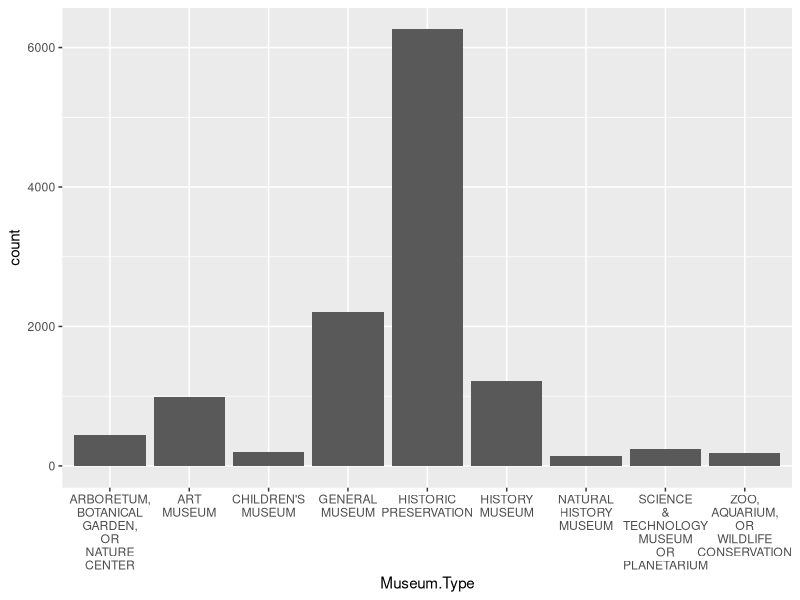
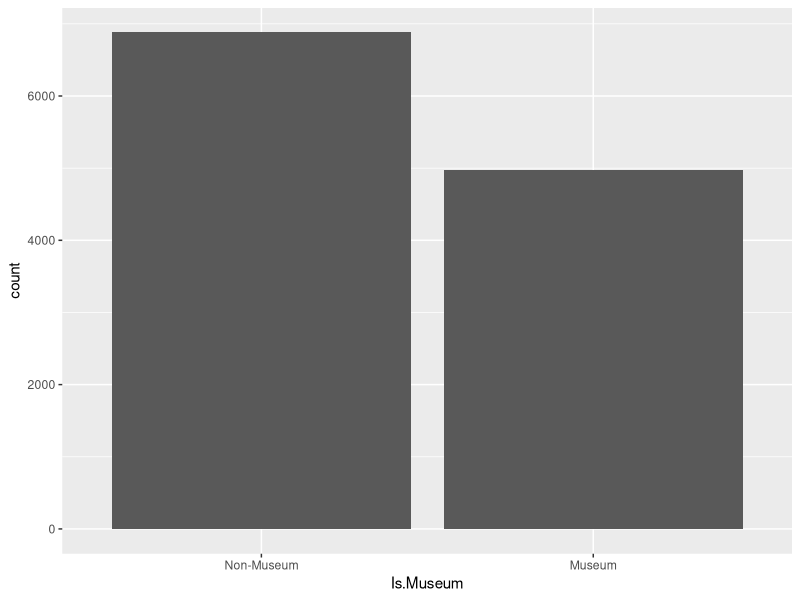
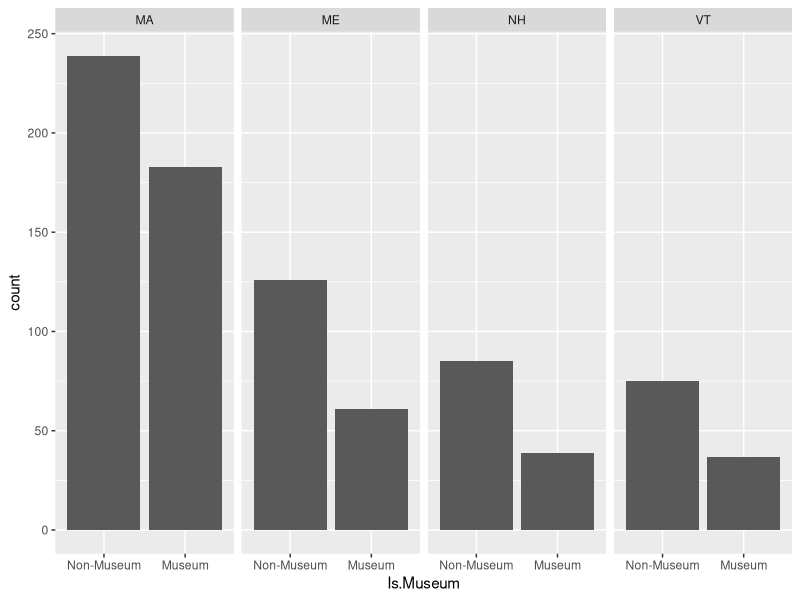
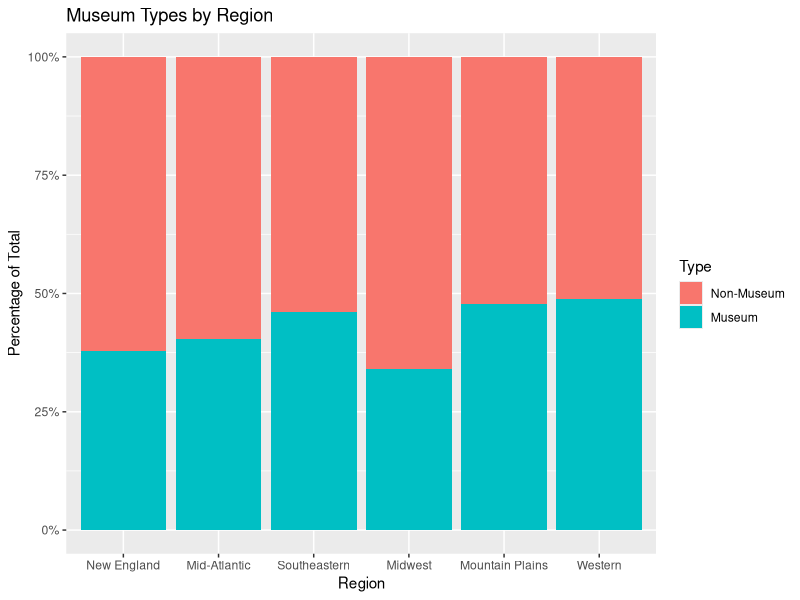
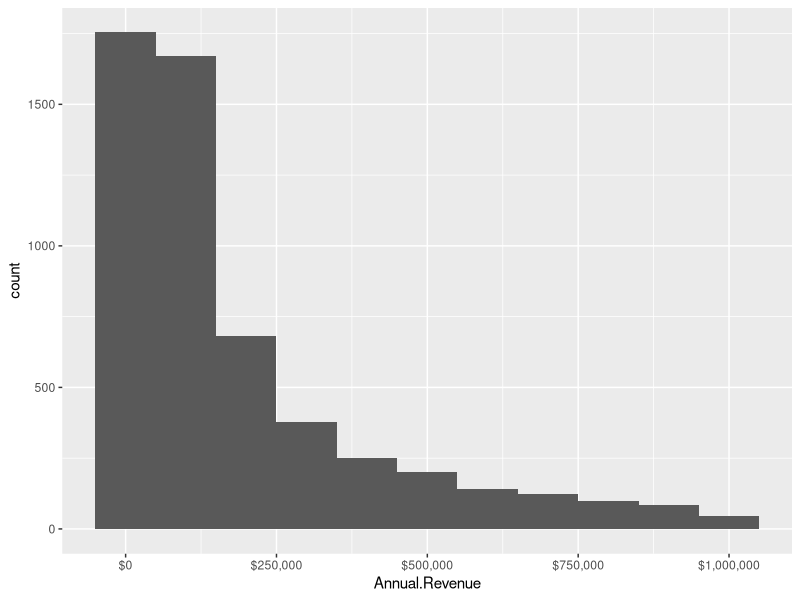
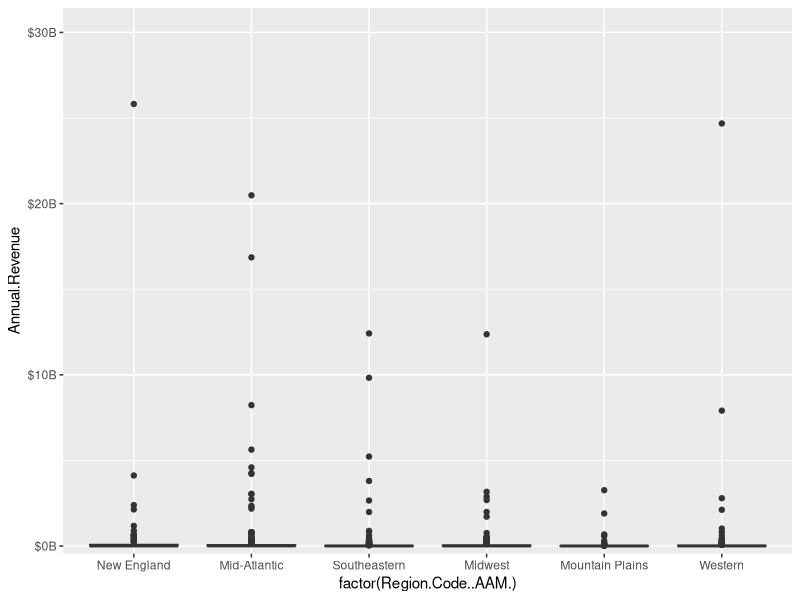
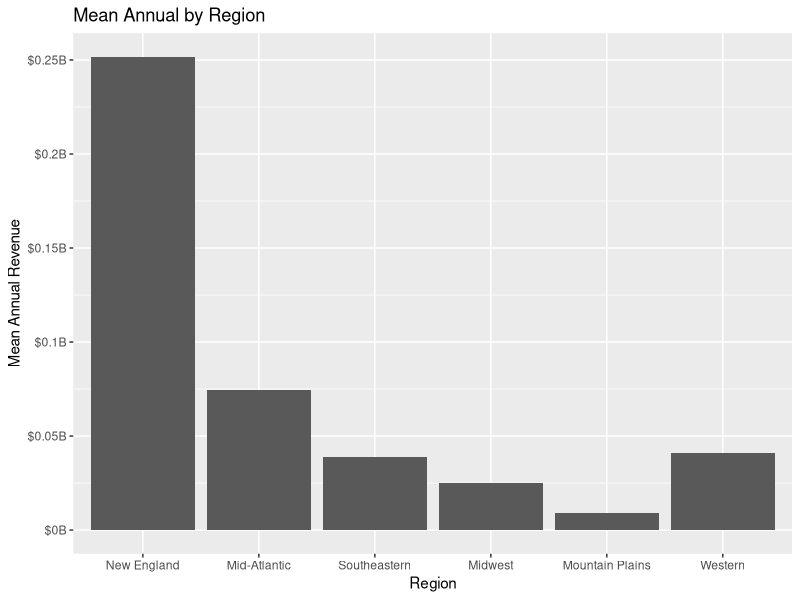
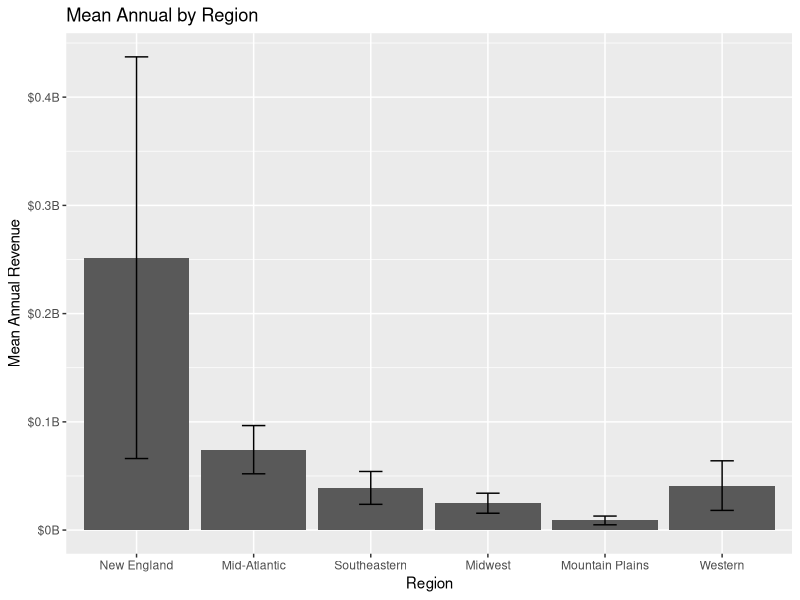

Here is the R script that generated these plots, in order:
## ---- chunk 1

library(dplyr)
library(ggplot2)
library(stringr)
library(tidyr)
library(plotrix)

## ---- chunk 2
# Load file as data frame
museums_df <- read.csv("museums.csv")
## ---- chunk 3
# Inspect data frame
head(museums_df)
## ---- chunk 4
# Create and print bar plot by type
museum_type <- ggplot(museums_df, aes(x = Museum.Type)) + geom_bar() + scale_x_discrete(labels = scales::wrap_format(8))
museum_type
## ---- chunk 5
# Create and print bar plot by museum vs non-museum
museum_class <- ggplot(museums_df, aes(x = Is.Museum)) + geom_bar() + scale_x_discrete(labels = c("TRUE" = "Museum", "FALSE" = "Non-Museum"))
museum_class
## ---- chunk 6
# Filter data frame to select states
museum_states <- museums_df %>%
  filter(
    State..Administrative.Location. == "VT" |
    State..Administrative.Location. == "ME" |
    State..Administrative.Location. == "NH" |
    State..Administrative.Location. == "MA"
    )
head(museum_states)
# Create and print bar plot with facets
museum_facet <- ggplot(museum_states, aes(x = Is.Museum)) + geom_bar() + scale_x_discrete(labels = c("TRUE" = "Museum", "FALSE" = "Non-Museum")) + facet_grid(cols = vars(State..Administrative.Location.)) 
museum_facet
## ---- chunk 7
# Create and print stacked bar plot
museum_stacked <- ggplot(museums_df, aes(x = factor(Region.Code..AAM.), fill = Is.Museum)) + geom_bar(position = "fill") +
scale_x_discrete(
  labels = c(
    "1" = "New England", 
    "2" = "Mid-Atlantic",
    "3" = "Southeastern",
    "4" = "Midwest",
    "5" = "Mountain Plains",
    "6" = "Western"
  )
) + 
scale_y_continuous(
  labels = scales::percent_format()
) +
scale_fill_discrete(
  labels = c("TRUE" = "Museum", "FALSE" = "Non-Museum")
) + labs(title = "Museum Types by Region", x = "Region", y = "Percentage of Total", fill = "Type")
museum_stacked
## ---- chunk 8
# Filter data frame
museums_revenue_df <- museums_df %>%
  distinct(Legal.Name, .keep_all = TRUE) %>%
  filter(Annual.Revenue > 0)
# Filter for only small museums
museums_small_df <- museums_revenue_df %>%
  filter(Annual.Revenue <= 1000000)
# Filter for only large museums
museums_large_df <- museums_revenue_df %>%
  filter(Annual.Revenue > 1000000)
head(museums_large_df)
## ---- chunk 9
# Create and print histogram
head(museums_small_df)
revenue_histogram <- ggplot(museums_small_df, aes(x = Annual.Revenue)) + geom_histogram(binwidth = 100000) +
scale_x_continuous(labels = scales::dollar_format())
revenue_histogram
## ---- chunk 10
# Create and print boxplot
revenue_boxplot <- ggplot(museums_large_df, aes(x = factor(Region.Code..AAM.), y = Annual.Revenue)) + geom_boxplot() + scale_x_discrete(
  labels = c(
    "1" = "New England", 
    "2" = "Mid-Atlantic",
    "3" = "Southeastern",
    "4" = "Midwest",
    "5" = "Mountain Plains",
    "6" = "Western"
  )
) + coord_cartesian(ylim = c(1e9, 3e10)) +
scale_y_continuous(labels = function(x) paste0("$", x/1e9, "B"))
revenue_boxplot
## ---- chunk 11
# Create and print bar plot with means
revenue_barplot <- ggplot(museums_revenue_df, aes(x = factor(Region.Code..AAM.), y = Annual.Revenue)) + geom_bar(stat = "summary", fun = "mean")+
scale_y_continuous(labels = function(x) paste0("$", x/1e9, "B")) + scale_x_discrete(
  labels = c(
    "1" = "New England", 
    "2" = "Mid-Atlantic",
    "3" = "Southeastern",
    "4" = "Midwest",
    "5" = "Mountain Plains",
    "6" = "Western"
  )
) + labs(title = "Mean Annual by Region", x = "Region", y = "Mean Annual Revenue", fill = "Type")
revenue_barplot
## ---- chunk 12
# Calculate means and standard errors
museums_error_df <- museums_revenue_df %>%
  group_by(Region.Code..AAM.) %>%
  summarize(
    Mean.Revenue = mean(Annual.Revenue), 
    Mean.SE = std.error(Annual.Revenue)) %>%
  mutate(
    SE.Min = Mean.Revenue - Mean.SE, 
    SE.Max = Mean.Revenue + Mean.SE)

# Create and print bar plot with means and standard errors
revenue_errorbar <- ggplot(museums_error_df, aes(x = factor(Region.Code..AAM.), y = Mean.Revenue)) + geom_bar(stat = "summary", fun = "mean")+
scale_y_continuous(labels = function(x) paste0("$", x/1e9, "B")) + scale_x_discrete(
  labels = c(
    "1" = "New England", 
    "2" = "Mid-Atlantic",
    "3" = "Southeastern",
    "4" = "Midwest",
    "5" = "Mountain Plains",
    "6" = "Western"
  )
) + labs(title = "Mean Annual by Region", x = "Region", y = "Mean Annual Revenue", fill = "Type") + 
geom_errorbar(
  aes(
    ymin = SE.Min, 
    ymax = SE.Max), 
  width = 0.2)
revenue_errorbar

